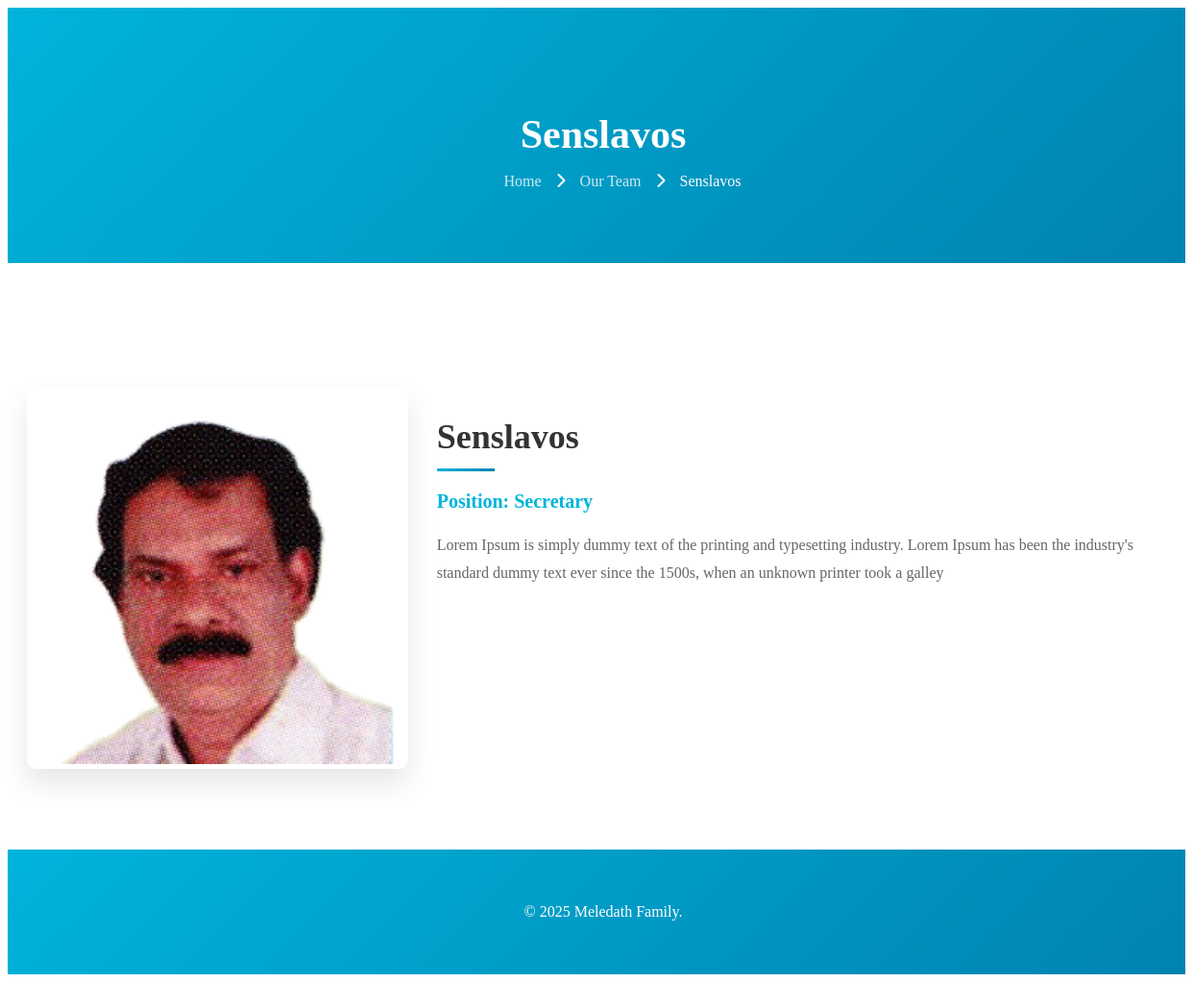
Page /team/002/ on the committed database.
### app1/models.py (models this page shows, shortened)
class TeamMember(models.Model):
    name = models.CharField(max_length=100)
    position = models.CharField(max_length=100)
    image = models.ImageField(upload_to='team/')
    bio = models.TextField(blank=True)
    slug = models.SlugField(unique=True)
    facebook = models.URLField(blank=True)
    twitter = models.URLField(blank=True)
    linkedin = models.URLField(blank=True)
    instagram = models.URLField(blank=True)
    is_women_association = models.BooleanField(default=False)
    gender = models.CharField(
        max_length=10,
        choices=(('Male', 'Male'), ('Female', 'Female')),
        blank=True
    )

### app1/views.py (the view)
# urls.py: path("team/<slug:slug>/", views.team_detail, name="team_detail"),
def team_detail(request, slug):
    member = get_object_or_404(TeamMember, slug=slug)
    return render(request, 'team-member-detail.html', {'member': member})

### templates/team-member-detail.html (shortened to what this page needs)
{% load static %}
<!DOCTYPE html>
<html lang="en">
<head>
    <link rel="stylesheet" href="https://cdnjs.cloudflare.com/ajax/libs/font-awesome/6.4.0/css/all.min.css">
</head>
<body>
    <header class="page-header">
        <div class="container">
            <h1 class="page-title">{{ member.name }}</h1>
            <ul class="breadcrumb">
                <li><a href="/">Home</a></li>
                <li class="separator"><i class="fas fa-chevron-right"></i></li>
                <li><a href="{% url 'team' %}">Our Team</a></li>
                <li class="separator"><i class="fas fa-chevron-right"></i></li>
                <li>{{ member.name }}</li>
            </ul>
        </div>
    </header>
    <section class="member-section">
        <div class="container">
            <div class="member-container">
                <div class="member-image">
                    <img src="{{ member.image.url }}" class="img-fluid rounded" alt="{{ member.name }}">
                </div>
                <div class="member-info">
                    <h2 class="member-name">{{ member.name }}</h2>
                    <p class="member-position"><strong>Position:</strong> {{ member.position }}</p>
                    <p class="member-bio">{{ member.bio }}</p>
                </div>
            </div>
        </div>
    </section>
    <footer class="footer">
        <div class="container">
            <p>&copy; {% now "Y" %} Meledath Family.</p>
        </div>
    </footer>
</body>
</html>

### rows in the picture
TeamMember: name "Senslavos", image (picture), position "Secretary", bio "Lorem Ipsum is simply dummy text of the printing and typesetting industry. Lorem Ipsum has been the industry's standard dummy text ever since the 1500s, when an unknown printer took a galley"
